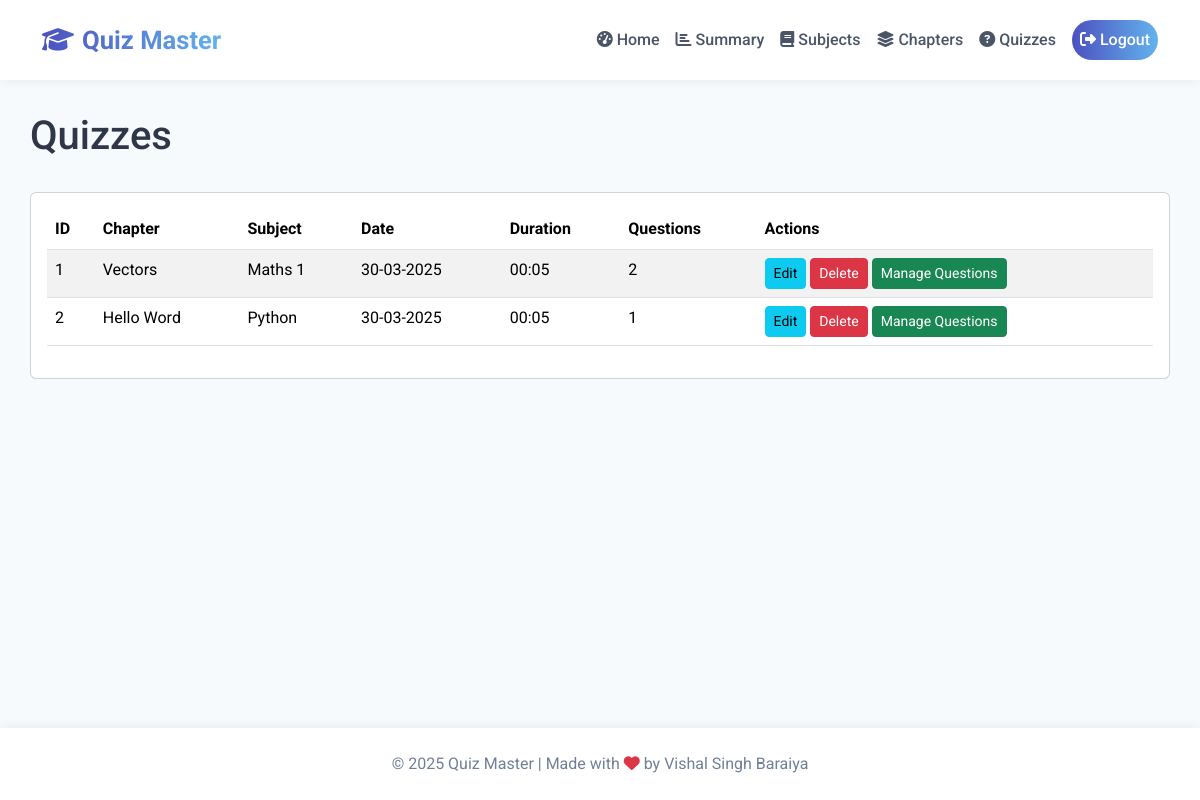
Page /admin/quizzes (signed in) on the committed database.
### models.py (models this page shows)
class Quiz(db.Model):
    id = db.Column(db.Integer, primary_key=True)
    chapter_id = db.Column(db.Integer, db.ForeignKey('chapter.id'), nullable=False)
    date_of_quiz = db.Column(db.Date, nullable=False)
    time_duration = db.Column(db.String(5), nullable=False)  # Format: "HH:MM"
    start_time = db.Column(db.DateTime, nullable=False)  # When quiz becomes available
    end_time = db.Column(db.DateTime, nullable=False)    # When quiz expires
    remarks = db.Column(db.Text)
    questions = db.relationship('Question', backref='quiz', lazy=True, cascade="all, delete-orphan")
    scores = db.relationship('Score', backref='quiz', lazy=True, cascade="all, delete-orphan")

class Chapter(db.Model):
    id = db.Column(db.Integer, primary_key=True)
    name = db.Column(db.String(100), nullable=False)
    description = db.Column(db.Text)
    subject_id = db.Column(db.Integer, db.ForeignKey('subject.id'), nullable=False)
    quizzes = db.relationship('Quiz', backref='chapter', lazy=True, cascade="all, delete-orphan")

class Subject(db.Model):
    id = db.Column(db.Integer, primary_key=True)
    name = db.Column(db.String(100), nullable=False)
    description = db.Column(db.Text)
    chapters = db.relationship('Chapter', backref='subject', lazy=True, cascade="all, delete-orphan")

### routes/admin/quizzes.py (the view)
    @app.route('/admin/quizzes')
    @login_required
    def quizzes():
        if not current_user.is_admin:
            flash('Access denied.')
            return redirect(url_for('user_dashboard'))
        quizzes = Quiz.query.all()
        return render_template('admin/quizzes.html', quizzes=quizzes)

### app.py (called while the page is built)
@login_manager.user_loader
def load_user(user_id):
    return User.query.get(int(user_id))

### templates/admin/quizzes.html (shortened to what this page needs)
{% extends "base.html" %}
{% block content %}
<div class="d-flex justify-content-between align-items-center mb-4">
    <h1>Quizzes</h1>
</div>
<div class="card">
    <div class="card-body">
        <div class="table-responsive">
            <table class="table table-striped">
                <thead>
                    <tr>
                        <th>ID</th>
                        <th>Chapter</th>
                        <th>Subject</th>
                        <th>Date</th>
                        <th>Duration</th>
                        <th>Questions</th>
                        <th>Actions</th>
                    </tr>
                </thead>
                <tbody>
                    {% for quiz in quizzes %}
                    <tr>
                        <td>{{ quiz.id }}</td>
                        <td>{{ quiz.chapter.name }}</td>
                        <td>{{ quiz.chapter.subject.name }}</td>
                        <td>{{ quiz.date_of_quiz.strftime('%d-%m-%Y') }}</td>
                        <td>{{ quiz.time_duration }}</td>
                        <td>{{ quiz.questions|length }}</td>
                        <td>
                            <a href="{{ url_for('edit_quiz', id=quiz.id) }}" class="btn btn-sm btn-info">Edit</a>
                            <a href="{{ url_for('delete_quiz', id=quiz.id) }}" class="btn btn-sm btn-danger" onclick="return confirm('Are you sure you want to delete this quiz?')">Delete</a>
                            <a href="{{ url_for('edit_quiz_questions', quiz_id=quiz.id) }}" class="btn btn-sm btn-success">Manage Questions</a>
                        </td>
                    </tr>
                    {% else %}
                    <tr>
                        <td colspan="7" class="text-center">No quizzes found</td>
                    </tr>
                    {% endfor %}
                </tbody>
            </table>
        </div>
    </div>
</div>
{% endblock %}

### templates/base.html (style rules this page uses)
body { font-family: 'Roboto', sans-serif; min-height: 100vh; display: flex; flex-direction: column; background: #F7FAFC; color: #2D3748; }

### rows in the picture
Quiz: id "1", chapter.name "Vectors", chapter.subject.name "Maths 1", date_of_quiz "30-03-2025", time_duration "00:05", questions|length "2"
Quiz: id "2", chapter.name "Hello Word", chapter.subject.name "Python", date_of_quiz "30-03-2025", time_duration "00:05", questions|length "1"
